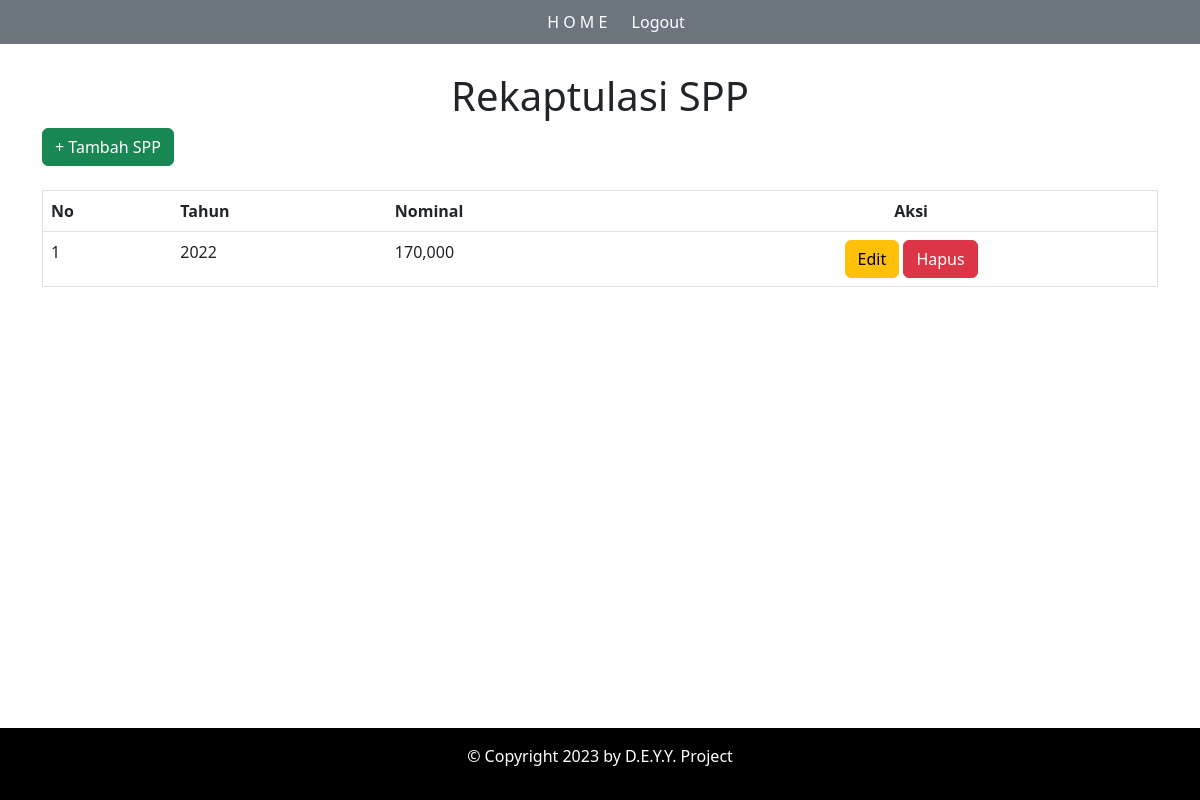
Page /PembayaranSPPSekolah/spp.php on the earlier database version.
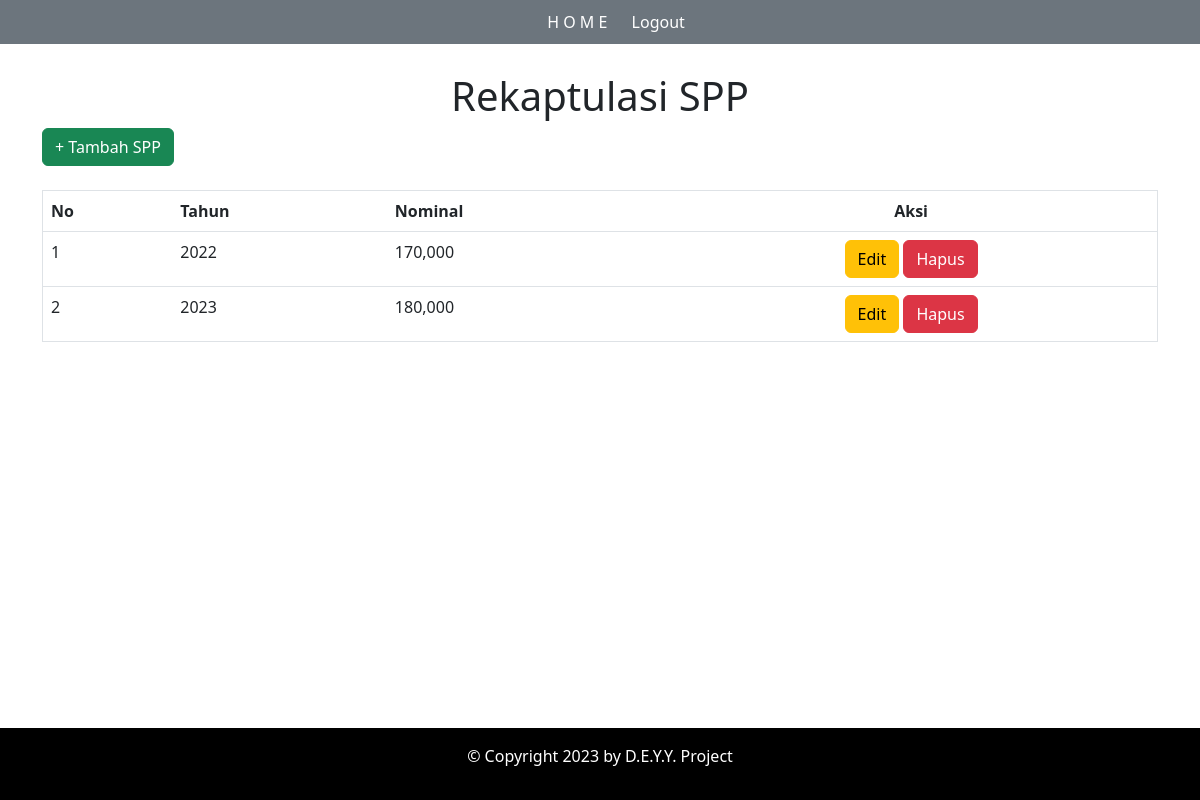
Same page on the later database version.
### tables this page shows
CREATE TABLE `tb_spp` (
  `id_spp` int(11) NOT NULL,
  `tahun` int(4) NOT NULL,
  `nominal` int(11) NOT NULL
);

### PembayaranSPPSekolah/spp.php (the view, shortened to what this page needs)
<?php
$koneksi = mysqli_connect('localhost', 'root', '', 'db_spp');
?>
<!doctype html>
<html lang="en">
<head>
    <link rel="stylesheet" href="assets/css/style.css">
    <link rel="stylesheet" type="text/css" href="assets/css/bootstrap.min.css">
</head>
<body class="container-fluid">
    <?php
    include "header.php";
    ?>
    <br>
    <div class="container">
        <div class="text-center">
            <h1 class="mt-5">Rekaptulasi SPP</h1>
        </div>
        <a href="spp-tambah.php" class="btn btn-success">+ Tambah SPP</a>
        <br><br>
        <table border="1" width="100%" class="table table-hover">
            <tr>
                <th>No</th>
                <th>Tahun</th>
                <th>Nominal</th>
                <th class="text-center">Aksi</th>
            </tr>
            <?php
            $no = 1;
            $sql = "SELECT * FROM tb_spp";
            $query = mysqli_query($koneksi, $sql);
            while ($data = mysqli_fetch_array($query)) {?>
                <tr>
                    <td><?= $no++; ?></td>
                    <td><?= $data['tahun']; ?></td>
                    <td><?= number_format($data['nominal']); ?></td>
                    <td class="text-center"><a href="spp-edit.php?id_spp=<?= $data['id_spp']; ?>" class="btn btn-warning">Edit</a> <a href="spp-hapus.php?id_spp=<?= $data['id_spp']; ?>" onclick="return confirm('Apakah Anda yakin ingin menghapus data ini?')" class="btn btn-danger">Hapus</a></td>
                </tr>
                <?php
            } ?>
        </table>
    </div>
    <footer class="text-center" style="position: fixed; right: 0; bottom: 0; left: 0; padding: 0px; background-color: black; color: white;">
        <p class="text-white p-3">&copy; Copyright 2023 by D.E.Y.Y. Project</p>
    </footer>
</body>
</html>

Differences in the rows shown:
added tb_spp: tahun "2023", nominal "180,000"
